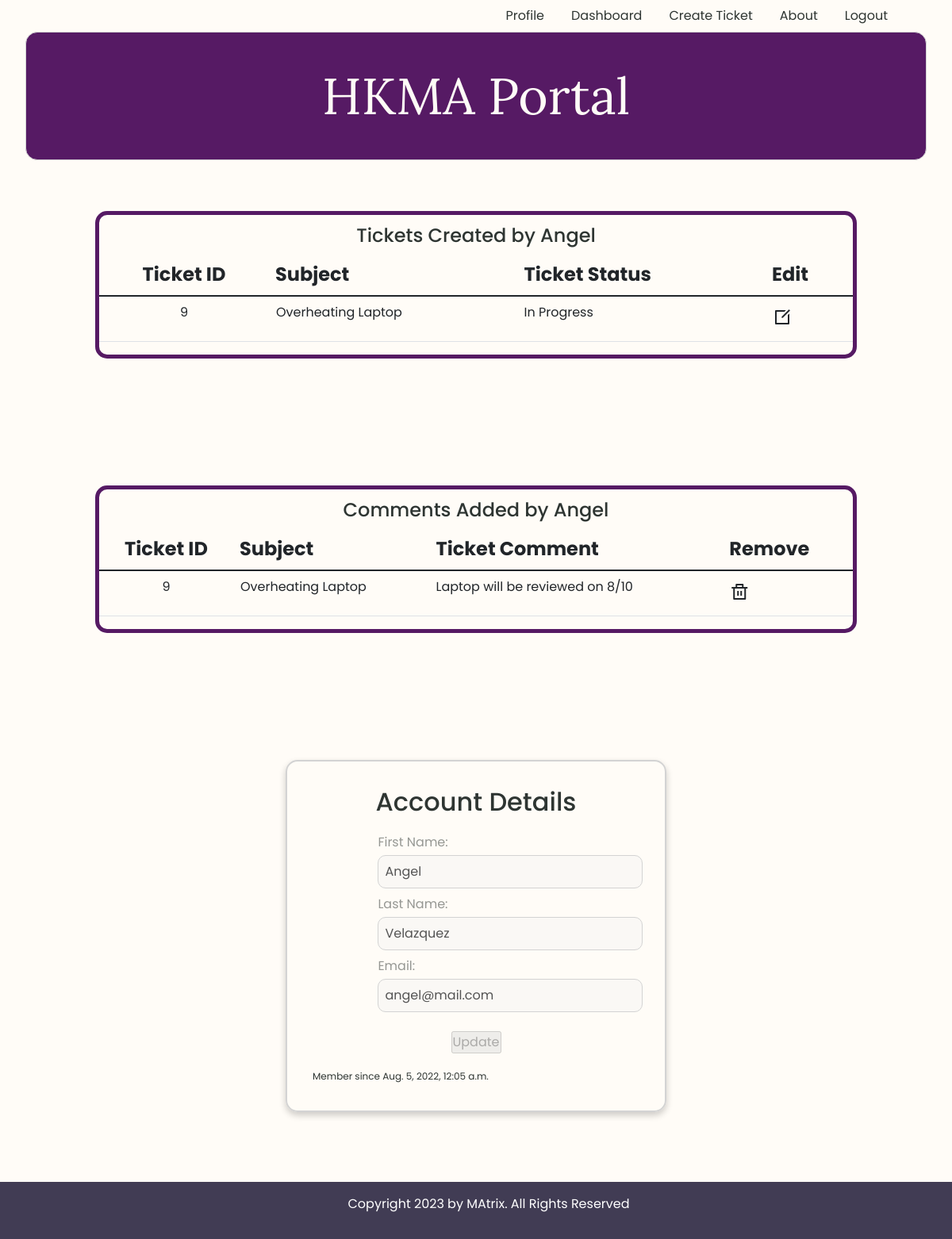
The page /profile (signed in) on the database its author committed.
### users/models.py (models this page shows)
class User(models.Model):
    first_name = models.CharField(max_length=255)
    last_name = models.CharField(max_length=255)
    email = models.CharField(max_length=255)
    password = models.TextField()
    created_at = models.DateTimeField(auto_now_add=True)
    updated_at = models.DateTimeField(auto_now=True)
    objects = UserManager()

class Ticket(models.Model):
    subject = models.CharField(max_length=250)
    ticket_type = models.CharField(max_length=50)
    ticket_status = models.CharField(max_length=50)
    ticket_description = models.CharField(max_length=350)
    created_by = models.ForeignKey(User, related_name="user_tickets", on_delete=models.CASCADE, null=True)
    created_at = models.DateTimeField(auto_now_add=True)
    updated_at = models.DateTimeField(auto_now=True)
    objects = TicketManager()

class Comment(models.Model):
    comment = models.CharField(max_length=255)
    poster = models.ForeignKey(User, related_name='user_comments', on_delete=models.CASCADE)
    ticket = models.ForeignKey(Ticket, related_name="post_comments", on_delete=models.CASCADE)
    created_at = models.DateTimeField(auto_now_add=True)

### users/views.py (the view)
# urls.py: path('profile', views.profile),
def profile(request):
    if 'user_id' not in request.session:
        return redirect('/')
    this_user = User.objects.filter(id = request.session['user_id'])
    context = {
        'user': this_user[0],
        'all_tickets': Ticket.objects.all(),
        'all_comments': Comment.objects.all()
    }
    return render(request, 'profile.html', context)

### users/templates/profile.html (shortened to what this page needs)
{% include 'logged_navbar.html'%}
<div class="profile-table">
	<h4>Tickets Created by {{user.first_name}}</h4>
	<table class="table">
		<thead>
			<tr>
				<th scope="col" id='table-id'>Ticket ID </th>
				<th scope="col">Subject </th>
				<th scope="col">Ticket Status </th>
				<th scope="col">Edit </th>
			</tr>
		</thead>
		<tbody>
		{% for ticket in all_tickets reversed%}
			{% if ticket.created_by.id == user.id %}
			<tr class="table-row">
				<td class="table-data" id='table-id'><a href="/ticket/{{ticket.id}}/edit">{{ticket.id}}</a></td>
				<td class="table-data"><a href="/ticket/{{ticket.id}}/edit">{{ticket.subject}}</a></td>
				<td>{{ticket.ticket_status}}</td>
				<td class="data-edit" title="Edit Ticket"><a href="/ticket/{{ticket.id}}/edit"><i class="ri-edit-box-line"></i></a></td>
			</tr>
			{% endif %}
		{%endfor%}
		</tbody>
	</table>
</div>
<div class="profile-table">
	<h4 class="text-center">Comments Added by {{user.first_name}}</h4>
	<table class="table">
		<thead>
			<tr>
			<th scope="col" id='table-id'>Ticket ID </th>
			<th scope="col">Subject </th>
			<th scope="col">Ticket Comment </th>
			<th scope="col">Remove</th>
			</tr>
		</thead>
		<tbody>
		{% for comment in all_comments reversed%}
			{% if comment.poster.id == user.id %}
			<tr class="table-row">
				<td class='table-data' id='table-id'>{{comment.ticket.id}}</></td>
				<td><a href="/ticket/{{comment.ticket.id}}/edit">{{comment.ticket.subject}}</a></td>
				<td>{{comment.comment}}</td>
				<td class="data-edit" title="Delete Comment"><a href="/comment/{{comment.id}}/delete"><i class="ri-delete-bin-line"></i></a></td>
			</tr>
			{% endif %}
		{%endfor%}
		</tbody>
	</table>
</div>
<div class="account-card">
	<h1>Account Details</h1>
	<div>
		<form action="/profile/{{user.id}}/update" method="POST">
			<div class="inputs">
				<label for="first_name">First Name: </label>
					<input class="form-inputs" type="text" name="first_name" value="{{ user.first_name }}" disabled>
			</div>
			<div class="inputs">
				<label for="last_name">Last Name: </label>
					<input class="form-inputs" type="text" name="last_name" value="{{ user.last_name }}" disabled>
			</div>
			<div class="inputs">
				<label for="email">Email: </label>
					<input class="form-inputs" type="email" name="email" value="{{ user.email }}" disabled>
			</div>
			<div class"inputs">
				<input class='button-input' type="submit" value="Update" disabled>
			</div>
		</form>
		<div class"inputs">
			<span>Member since {{user.created_at}}</span>
		</div>
	</div>
</div>
<div>
	{% include 'footer.html'%}
</div>

### users/static/css/style.css (style rules this page uses)
:root { --first-color: rgb(214, 228, 229); --second-color: rgb(65, 60, 84); --accent-color: rgb(86, 26, 100); --title-color: rgb(86, 26, 100); --text-color: rgb(46, 53, 50); --body-color: rgb(255, 252, 247); --white-color: rgb(255, 255, 255); --body-font: "Poppins", sans-serif; --h2-font-size: 1.25rem; --small-font-size: .813rem; --smaller-font-size: .75rem; --font-medium: 500; --font-semi-bold: 600; }
@media screen and (min-width: 1024px) { :root { --h2-font-size: 1.75rem; --normal-font-size: 1rem; --small-font-size: .875rem; --smaller-font-size: .813rem; } }
* { box-sizing: border-box; padding: 0; margin: 0; }
body { background-color: var(--body-color); font-family: var(--body-font); color: var(--text-color); }
a { margin-left: 1px; margin-right: 1px; color: inherit; transition: all .3s; text-decoration: none; }
label { margin-bottom: .25rem; opacity: 50%; }
.account-card, .login-card { border: 2px solid lightgray; border-radius: 15px; box-shadow: 0 4px 8px 0 rgba(0,0,0,0.2); transition: all .3s; display: block; margin-top: 2rem; margin-left: auto; margin-right: auto; margin-bottom: 10rem; max-width: 40%; padding: 2rem; }
.account-card span { font-size: .75rem; }
.account-card h1, .login-card h1 { font-size: 2rem; text-align: center; margin-bottom: 1.25rem; }
.inputs { display: grid; margin-left: auto; margin-right: auto; width: 60%; }
.form-inputs { outline: none; border-radius: 10px; border: 1px solid lightgray; padding: .5rem; font-size: 1rem; margin-bottom: .5rem; transition: all .3s; }
.button-input { display: block; margin: 1rem auto; cursor: pointer; }
.table-container, .profile-table { width: 80%; border: 5px solid var(--title-color); border-radius: 15px; margin-left: auto; margin-right: auto; margin-bottom: 10rem; }
.table th { text-align: left; font-size: 1.5rem; }
#table-id { text-align: center; }
.data-edit { font-size: 1.5rem; text-align: left; }
.table { transition: all .3s; }
.profile-table { margin-top: 4rem; }
.profile-table h4 { text-align: center; margin-top: .75rem; }

### rows shown on the page
User: first_name "Angel", last_name "Velazquez", email "angel@mail.com", created_at "Aug. 5, 2022, 12:05 a.m."
Ticket: id "9", subject "Overheating Laptop", ticket_status "In Progress"
Comment: ticket.id "9", ticket.subject "Overheating Laptop", comment "Laptop will be reviewed on 8/10"
